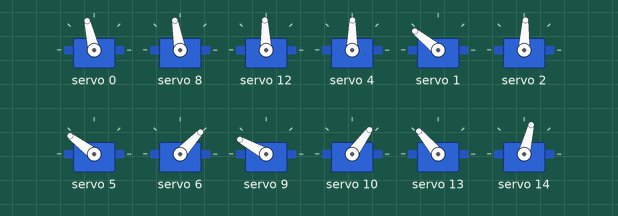
This sketch was run on a simulated Arduino Uno, built with avr-gcc and run on an emulated ATmega328P. Shown: 12 × servo.

Above: at 1.05 s.
At 1.3 s:
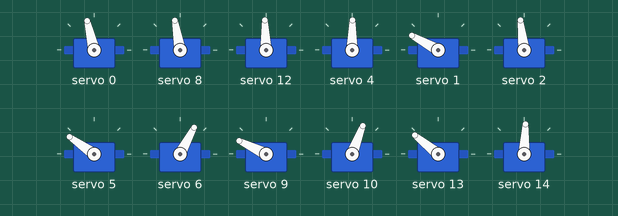
At 1.45 s:
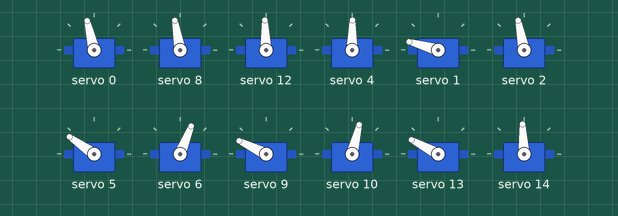
At 1.9 s:
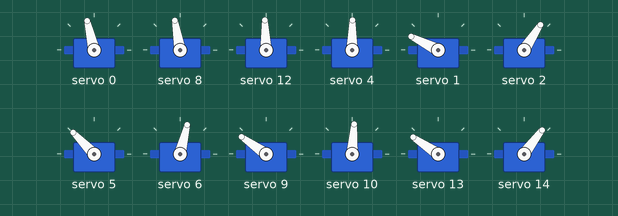
At 2.35 s:
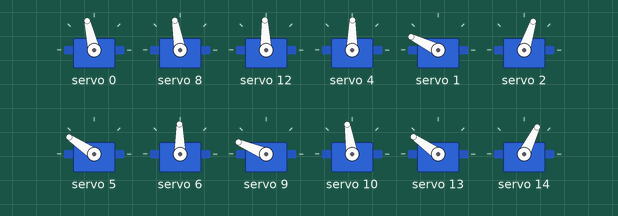
At 2.8 s:
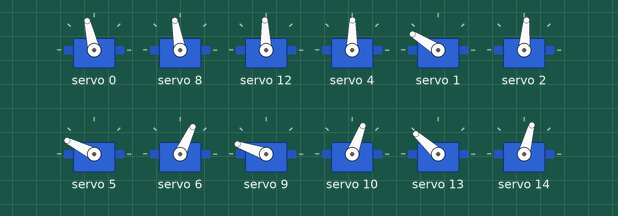
Timing chart, 0 to 5.6 s (numbered marks = the images above):
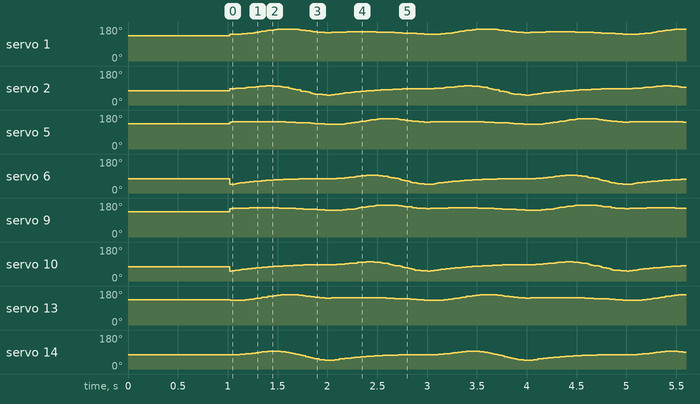

The sketch:

main.ino
```cpp
#include <Wire.h>
#include <Adafruit_PWMServoDriver.h>

// called this way, it uses the default address 0x40
Adafruit_PWMServoDriver pwm = Adafruit_PWMServoDriver();

#define SERVOMIN  140 // This is the 'minimum' pulse length count (out of 4096)
#define SERVOMAX  490 // This is the 'maximum' pulse length count (out of 4096)
#define SERVO_FREQ 50 // Analog servos run at ~50 Hz updates

float getAngle1(float x, float y, float phi);
float getAngle2(float x, float y);
void moveLeg(float x, float y, int shoulder, int knee);
void step(int shoulder1, int shoulder2, int knee1, int knee2);
void sit();
void walk(int speed);

void setup() {
    Serial.begin(9600);
    pwm.begin();
    pwm.setOscillatorFrequency(27000000);
    pwm.setPWMFreq(SERVO_FREQ);  // Analog servos run at ~50 Hz updates

    // initial state
    uint16_t pulse = map(98, 0, 180, SERVOMIN, SERVOMAX);
    pwm.setPWM(0, 0, pulse);
    pulse = map(94, 0, 180, SERVOMIN, SERVOMAX);
    pwm.setPWM(8, 0, pulse);
    pulse = map(85, 0, 180, SERVOMIN, SERVOMAX);
    pwm.setPWM(12, 0, pulse);
    pulse = map(82, 0, 180, SERVOMIN, SERVOMAX);
    pwm.setPWM(4, 0, pulse);

    // legs resting
    moveLeg(0, 70, 1, 2);
    moveLeg(0, 70, 5, 6);
    moveLeg(0, 70, 9, 10);
    moveLeg(0, 70, 13, 14);

    // step(1, 13, 2, 14);
    // straighten(1, 13, 2, 14);

    // step(5, 9, 6, 10);
    // straighten(5, 9, 6, 10);


    // moveLeg(44, 70, 1, 2);
    delay(1000);
}


void loop() {
    if (1 == 1) {
        // step(1, 13, 2, 14);
        // straighten(1, 13, 2, 14);

        // step(5, 9, 6, 10);
        // straighten(5, 9, 6, 10);
        walk(90);
    }
}

void moveLeg(float x, float y, int shoulder, int knee) {
    // leg cant go that far
    if (sqrt(x*x+y*y) >= 84) {
        uint16_t pulse1 = map(0, 0, 180, SERVOMIN, SERVOMAX);
        uint16_t pulse2 = map(0, 0, 180, SERVOMIN, SERVOMAX);

        pwm.setPWM(shoulder, 0, pulse1);
        pwm.setPWM(knee, 0, pulse2);
    }

    float phi = 3.1415 - acos((3656 - x * x - y * y) / (3400));
    float theta = atan(y / x) - atan((50 * sin(phi)) / (34 + 50 * cos(phi)));

    // radian to degree conversion
    theta = theta * 180 / 3.1415;
    phi = phi * 180 / 3.1415;

    // opposite rotation due to orientation of servo
    if (theta < 0) {
      theta = theta + 180;
    }
    theta = 180 - theta;

    // max angle
    if (phi > 145) {
        phi = 145;
    }

    uint16_t pulse1 = map(theta, 0, 180, SERVOMIN, SERVOMAX);
    uint16_t pulse2 = map(phi, 0, 180, SERVOMIN, SERVOMAX);

    pwm.setPWM(shoulder, 0, pulse1);
    pwm.setPWM(knee, 0, pulse2);
}

void sit() {

}

void step(int shoulder1, int shoulder2, int knee1, int knee2) {
    int r = 7;
    int x, y;
    // cycloid
    for (int i = 0; i <50; i++) {
        float x = r*(i*0.12566-sin(i*0.12566));
        float y = 70-r*0.7*(1-cos(i*0.12566));
        moveLeg(x, y, shoulder1, knee1);
        moveLeg(x, y, shoulder2, knee2);
        delay(20);
    }
}

void straighten(int shoulder1, int shoulder2, int knee1, int knee2) {
    // move back
    float stepsize = 44/50;
    for (int i = 0; i <= 50; i++) {
        moveLeg(44-0.88*i, 70, shoulder1, knee1);
        moveLeg(44-0.88*i, 70, shoulder2, knee2);
        delay(20);
    }
}

void walk(int speed) {
    int r = 7;
    for (int i = 0; i <50; i++) {
        float x = r*(i*0.12566-sin(i*0.12566));
        float y = 70-r*0.7*(1-cos(i*0.12566));
        moveLeg(x, y-5, 1, 2);
        moveLeg(44-0.88*i-5, 70, 5, 6);
        moveLeg(44-0.88*i, 65, 9, 10);
        moveLeg(x-5, y, 13, 14);
        delay(100-speed);
    }

    for (int i = 0; i <50; i++) {
        float x = r*(i*0.12566-sin(i*0.12566));
        float y = 70-r*0.7*(1-cos(i*0.12566));
        moveLeg(44-0.88*i, 65, 1, 2);
        moveLeg(x-5, y, 5, 6);
        moveLeg(x, y-5, 9, 10);
        moveLeg(44-0.88*i-5, 70, 13, 14);
        delay(100-speed);
    }
}
```
